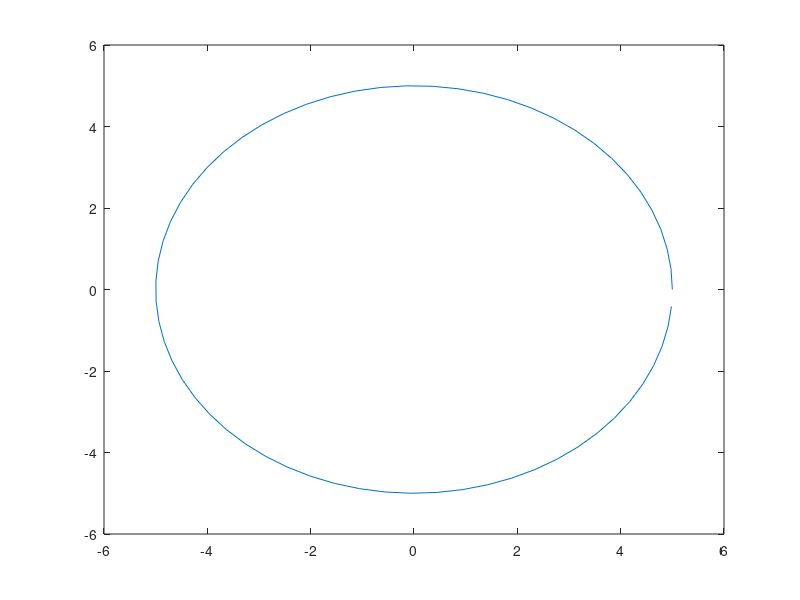

MATLAB code for this plot:
thetha=0:0.1:2*pi;
rad=5;
xcent=0;
ycent=0;
xcoord=xcent+rad*cos(thetha);
ycoord=ycent+rad*sin(thetha);
plot(xcoord,ycoord)